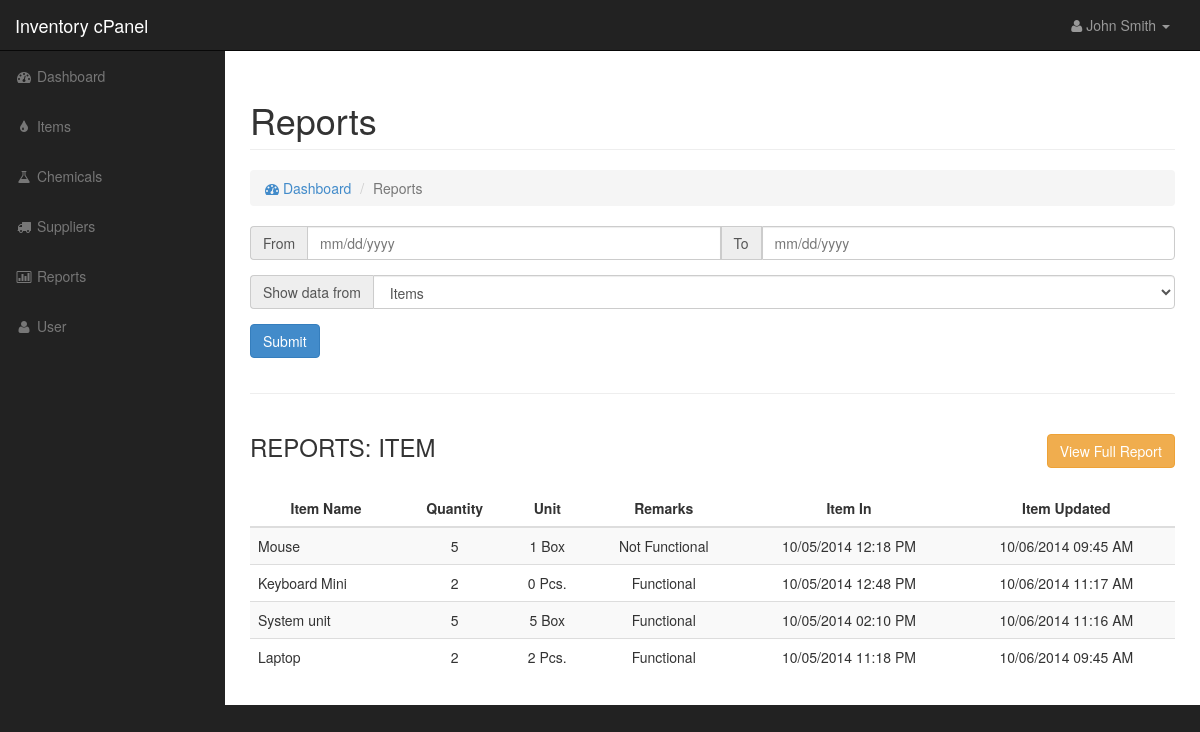
Screenshot of /index.php/reports with the database file from the repository.
### tables this page shows
CREATE TABLE IF NOT EXISTS `items` (
  `id` int(11) NOT NULL,
  `name` varchar(50) NOT NULL,
  `description` text NOT NULL,
  `qty` varchar(50) NOT NULL,
  `unit` varchar(50) NOT NULL,
  `unitsign` varchar(50) NOT NULL,
  `remark` varchar(50) NOT NULL,
  `image` varchar(50) NOT NULL,
  `supplier` varchar(50) NOT NULL,
  `dateIn` varchar(50) NOT NULL,
  `dateUpdated` varchar(50) NOT NULL,
  `createdBy` varchar(50) NOT NULL,
  `updatedBy` varchar(50) NOT NULL
);

### application/controllers/Reports.php (called while the page is built, shortened)
<?php
class Reports extends CI_Controller {
	public function index()
	{
		$this->load->model('Reports_model');
		$data['items'] = $this->Reports_model->getAllItems();
		$data['total_item'] = $this->Reports_model->getTotalItems();
		$this->load->view('reports_index',$data);
	}
}

### index.php (called while the page is built, shortened)
<?php
require_once BASEPATH.'core/CodeIgniter.php';

### application/models/Reports_model.php (called while the page is built, shortened)
<?php defined('BASEPATH') OR exit('No direct script access allowed');
class Reports_model extends CI_Model {
	public function getAllItems() {
		return $this->db->query("select * from items");
	}
}
?>

### application/views/reports_index.php (the view, shortened to what this page needs)
    <div id="page-wrapper">
        <div class="container-fluid">
            <div class="row">
                <div class="col-lg-12">
                    <h1 class="page-header">
                        Reports
                    </h1>
                    <ol class="breadcrumb">
                        <li><a href="index.php"><i class="fa fa-dashboard"></i> Dashboard</a></li>
                        <li class="active">Reports</li>
                    </ol>
                </div>
            </div>
            <div class="row">
                <div class="col-lg-12">
                    <div class="form-group input-group">
                        <span class="input-group-addon">From</span>
                        <input type="text" placeholder="mm/dd/yyyy" name="datefrom" class="form-control" id="dateFrom">
                        <span class="input-group-addon">To</span>
                        <input type="text" placeholder="mm/dd/yyyy" name="dateTo" class="form-control" id="dateTo">
                    </div>
                    <div class="form-group input-group">
                        <span class="input-group-addon">Show data from</span>
                        <select name="filter" class="form-control filter">
                            <option>Items</option>
                        </select>
                    </div>
                    <div class="form-group">
                        <button type="button" class="btnreport btn btn-primary">Submit</button>
                    </div>
                </div>
            </div>
            <hr />
             <div class="row">
                <div class="col-lg-12">
                    <div class="reports table-responsive">
                        <h3>
                            REPORTS: ITEM
                            <?php $datefrom = '01/01/70'; ?>
                            <?php $dateto = date('m/d/y'); ?>
                            <?php $dateto = date('m/d/y',strtotime($dateto . "+1 days")); ?>
                            <a href="print.php?report=items&from=<?php echo $datefrom;?>&to=<?php echo $dateto;?>" target="_blank" class="btn btn-warning pull-right">View Full Report</a>
                        </h3>
                        <br />
                        <table class="table table-hover table-striped">
                            <thead>
                                <tr>
                                    <th>Item Name</th>
                                    <th>Quantity</th>
                                    <th>Unit</th>
                                    <th>Remarks</th>
                                    <th>Item In</th>
                                    <th>Item Updated</th>
                                </tr>
                            </thead>
                            <tbody>
                                <?php foreach($items->result() as $row): ?>
                                    <tr>
                                        <td><?php echo $row->name; ?></td>
                                        <td class="text-center"><?php echo $row->qty; ?></td>
                                        <td class="text-center"><?php echo $row->unit.' '.$row->unitsign; ?></td>
                                        <td class="text-center"><?php echo $row->remark; ?></td>
                                        <td class="text-center"><?php echo $row->dateIn; ?></td>
                                        <td class="text-center"><?php echo $row->dateUpdated; ?></td>
                                    </tr>
                                <?php endforeach; ?>
                            </tbody>
                        </table>
                    </div>
                </div>
            </div>
        </div>
    </div>
</div>

### css/sb-admin.css (style rules this page uses)
body { margin-top: 100px; background-color: #222; }
@media (min-width:768px) { body { margin-top: 50px; } }
#page-wrapper { width: 100%; padding: 0; background-color: #fff; }
@media (min-width:768px) { #page-wrapper { padding: 10px; } }

### css/mystyle.css (style rules this page uses)
table th { text-align: center; }
.fa { cursor: pointer; }

### rows the page displays
items: name "Mouse", qty "5", unit "1", unitsign "Box", remark "Not Functional", dateIn "10/05/2014 12:18 PM", dateUpdated "10/06/2014 09:45 AM"
items: name "Keyboard Mini", qty "2", unit "0", unitsign "Pcs.", remark "Functional", dateIn "10/05/2014 12:48 PM", dateUpdated "10/06/2014 11:17 AM"
items: name "System unit", qty "5", unit "5", unitsign "Box", remark "Functional", dateIn "10/05/2014 02:10 PM", dateUpdated "10/06/2014 11:16 AM"
items: name "Laptop", qty "2", unit "2", unitsign "Pcs.", remark "Functional", dateIn "10/05/2014 11:18 PM", dateUpdated "10/06/2014 09:45 AM"
